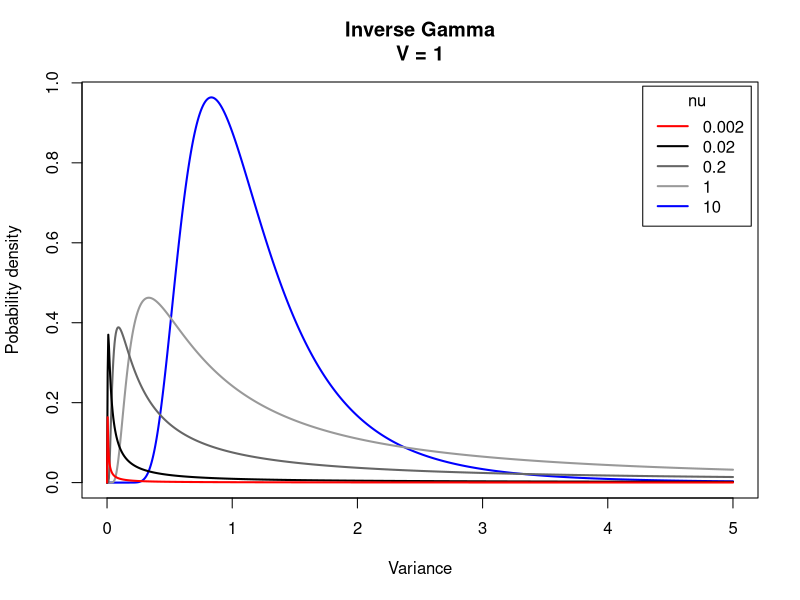

The R script that drew this image:
rm(list = ls())

library(MCMCpack)

#############################################################################
samps <- 1000     #<-- generate a large number of densities for a smooth curve
xseq <- seq(1e-16, 5, length = samps) #<-- range of x-axis (e.g., variance) to
                                      ## visualize over
nus <- c(0.002, 0.02, 0.2, 1, 10)  #<-- values of `MCMCglmm "nu" prior parameter
  clrs <- c("red", "black", "grey40", "grey60", "blue")  #<-- should = length(nus)
V <- 1  #<-- for a univariate/inverse Gamma prior V=1

# Now generate prior probability density for each value along x-axis
## do this for each separate value in `nus` so will end up with a matrix
dy <- sapply(nus, FUN = function(nu){
  dinvgamma(xseq, shape = nu / 2, scale = (nu * V) / 2)})

# plot these
## setup plot with first prior (`nus[1]`)
plot(dy[, 1] ~ xseq,
        type = "n",   #<-- don't plot data (do that below), just setup region
	main = "Inverse Gamma\nV = 1",
	xlab = "Variance", ylab = "Pobability density",
	xlim = c(0, max(xseq)), ylim = c(0, max(dy)))
  # now plot lines for each prior	
  ## use `rev()` so nu=0.002 plotted on top of all lines (not buried underneath)
  invisible(sapply(rev(seq(length(nus))),
	FUN = function(nu){
	  lines(dy[, nu] ~ xseq, lwd = 2, col = clrs[nu])}))
	        
  legend("topright", lwd = 2, col = clrs,
	title = "nu", legend = as.character(nus), inset = 0.01)
